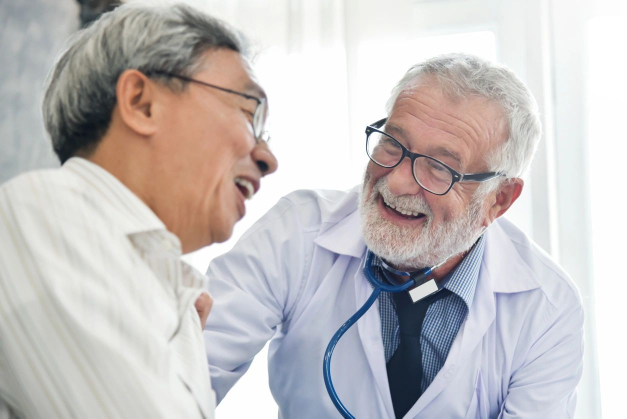
#> input picture audit/eminent_source_photos/source_home_NB7Pde7.jpg, 1254 x 837 px (shown at 1/2 size)
$ python build_site_photos.py
#> lines starting #> are read from the running program, lines starting #| are printed output that depends on the picture
from pathlib import Path

from PIL import Image


ROOT = Path(__file__).resolve().parents[2]
SRC = ROOT / "audit" / "eminent_source_photos"
OUT = ROOT / "public" / "images" / "photos"

sources = {
    "doctor_patient": SRC / "source_home_NB7Pde7.jpg",
    "care_team": SRC / "source_about_g00woqn.jpg",
    "hands_cane": SRC / "source_about_4073.jpg",
    "elder_hands": SRC / "source_services_10487.jpg",
    "seniors_swings": SRC / "source_services_jazA02z.jpg",
    "stock_hands": SRC / "repo_stock" / "homeHero.webp",
    "stock_beds": SRC / "repo_stock" / "homeLevelInpatient.webp",
    "stock_lab": SRC / "repo_stock" / "servicesHero.webp",
    "stock_books": SRC / "repo_stock" / "contactHero.webp",
    "stock_flowers": SRC / "repo_stock" / "griefHero.webp",
}

slots = {
    "homeHero.webp": ("doctor_patient", 1500, 2000),
    "homePhilosophyPortrait.webp": ("hands_cane", 1200, 1500),
    "homeLevelRoutine.webp": ("elder_hands", 1000, 750),
    "homeLevelContinuous.webp": ("care_team", 1000, 750),
    "homeLevelInpatient.webp": ("stock_beds", 1000, 750),
    "aboutHero.webp": ("seniors_swings", 1600, 1000),
    "servicesHero.webp": ("stock_lab", 1600, 1000),
    "familiesHero.webp": ("stock_hands", 1600, 1000),
    "contactHero.webp": ("stock_books", 1600, 1000),
    "griefHero.webp": ("stock_flowers", 1600, 1000),
}


def cover_crop(image: Image.Image, width: int, height: int) -> Image.Image:
    src_w, src_h = image.size
    target_ratio = width / height
    source_ratio = src_w / src_h

    if source_ratio > target_ratio:
        crop_w = int(src_h * target_ratio)
        left = (src_w - crop_w) // 2
        box = (left, 0, left + crop_w, src_h)
    else:
        crop_h = int(src_w / target_ratio)
        top = (src_h - crop_h) // 2
        box = (0, top, src_w, top + crop_h)

    return image.crop(box).resize((width, height), Image.Resampling.LANCZOS)


OUT.mkdir(parents=True, exist_ok=True)

for filename, (source_key, width, height) in slots.items():
    source = Image.open(sources[source_key]).convert("RGB")
#> source is the input picture: PIL image 1254x837 RGB; mean R, G, B 197.6, 193.3, 193.3
    output = cover_crop(source, width, height)
#> in cover_crop, `return image.crop(box).resize((width, height), Image.Resampling.LANCZOS)`:
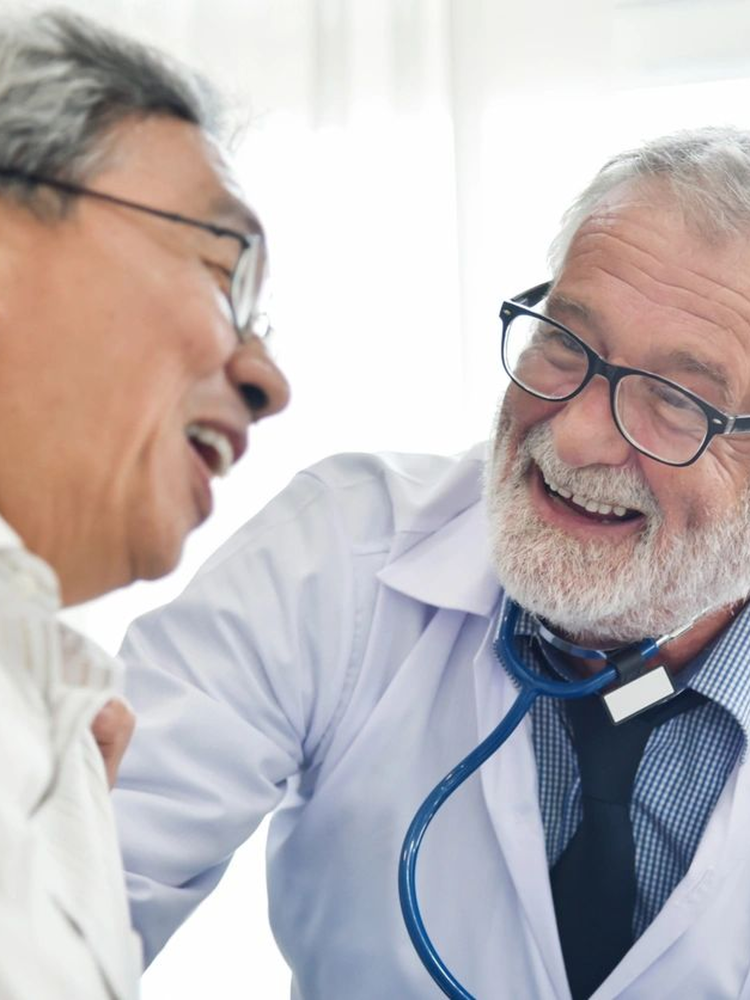
#> returned value: PIL image 1500x2000 RGB (shown at 1/2 size); mean R, G, B 190, 182.9, 184.7
    output.save(OUT / filename, "WEBP", quality=84, method=6)
    print(f"{filename}: {source_key} -> {width}x{height}")
#> pass 2 of the loop `for filename, (source_key, width, height) in slots.items():`:
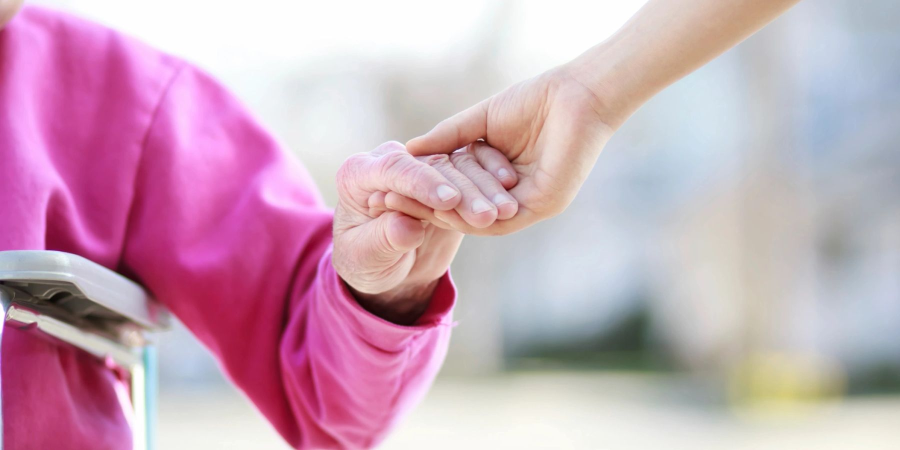
#> input picture audit/eminent_source_photos/source_about_4073.jpg, 1800 x 900 px (shown at 1/2 size)
#> source is the input picture: PIL image 1800x900 RGB; mean R, G, B 202.4, 167.4, 185.8
#> in cover_crop (call 2), `return image.crop(box).resize((width, height), Image.Resampling.LANCZOS)`:
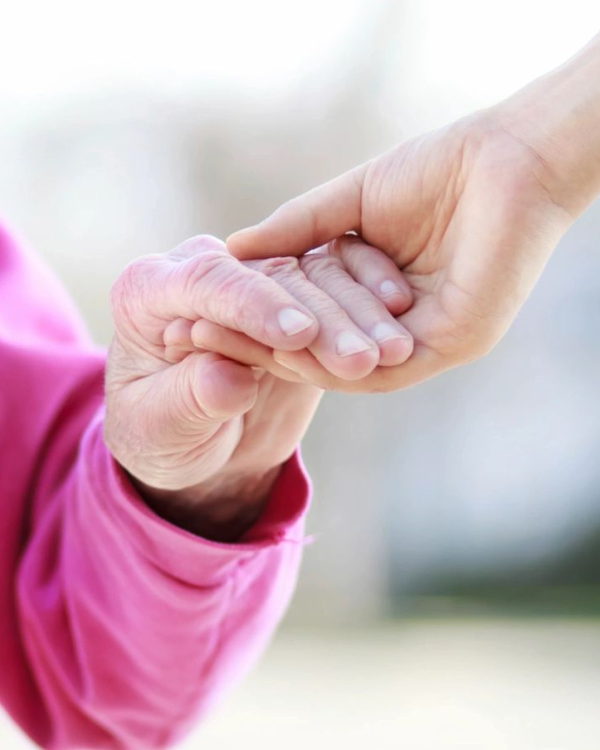
#> returned value: PIL image 1200x1500 RGB (shown at 1/2 size); mean R, G, B 210.5, 181.8, 191.1
#> pass 3 of the loop `for filename, (source_key, width, height) in slots.items():`:
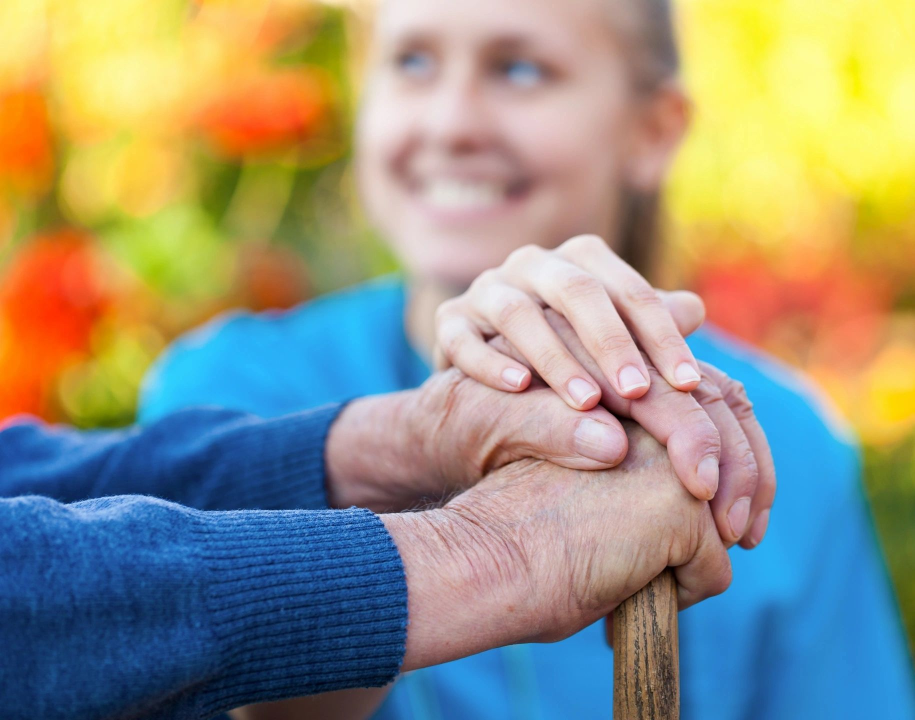
#> input picture audit/eminent_source_photos/source_services_10487.jpg, 1830 x 1440 px (shown at 1/2 size)
#> source is the input picture: PIL image 1830x1440 RGB; mean R, G, B 150.5, 147.4, 128.9
#> in cover_crop (call 3), `return image.crop(box).resize((width, height), Image.Resampling.LANCZOS)`:
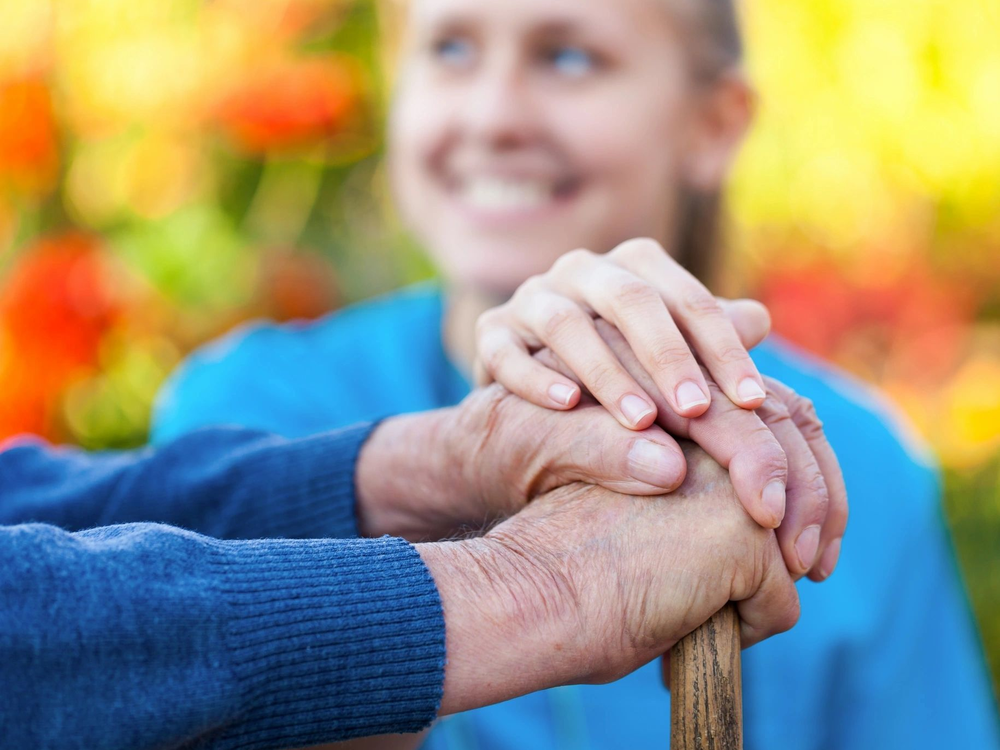
#> returned value: PIL image 1000x750 RGB; mean R, G, B 151.1, 147.3, 128.8
#> (the run stopped early here; a loop or call above may not have finished)
